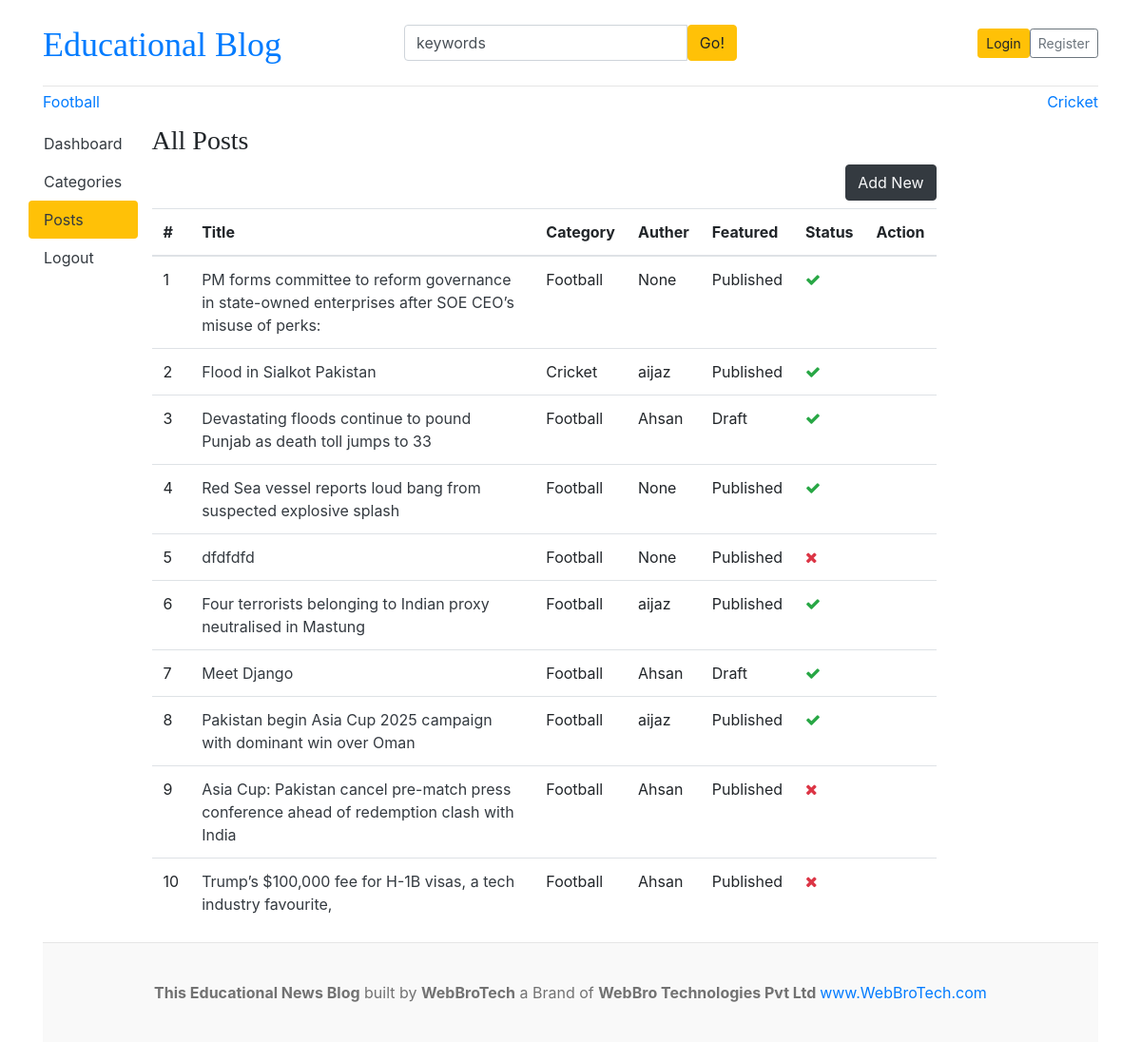
The app's page /dashboard/posts/, older data.
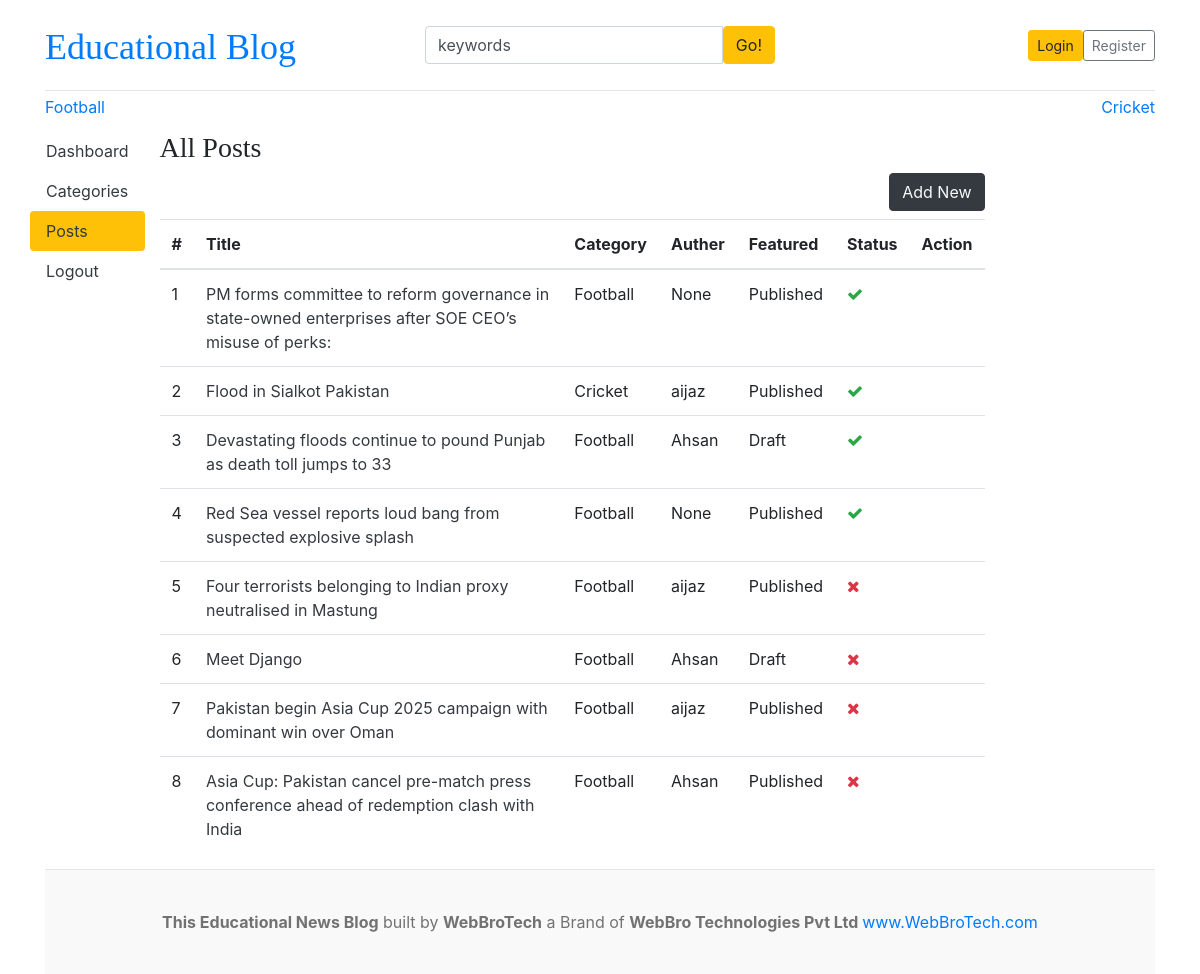
The same page, newer data.
### blogs/models.py (models this page shows, shortened)
class Category(models.Model):
    category_name = models.CharField(max_length=50, unique=True)
    created_at = models.DateTimeField(auto_now_add=True)
    updated_at = models.DateTimeField(auto_now=True)
    class Meta:
        verbose_name_plural = 'Categories'
    def __str__(self):
        return self.category_name

class Blog(models.Model):
    title = models.CharField(max_length=100)
    slug = models.SlugField(max_length=150, blank=True, unique=True)
    category = models.ForeignKey(Category, on_delete=models.CASCADE)
    auther = models.ForeignKey(User, on_delete=models.CASCADE , null=True)
    featured_image = models.ImageField(upload_to='uploads/%y/%m/%d')
    short_description = HTMLField()
    blog_body = HTMLField()
    status = models.CharField(max_length=20, choices = STATUS_CHOICES, default = "Draft")
    is_featured = models.BooleanField(default=False)
    created_at = models.DateTimeField(auto_now_add=True)
    updated_at = models. DateTimeField(auto_now=True)

### dashboards/views.py (the view)
# urls.py: path('posts/', views.posts, name='posts'),
def posts(request):
    posts = Blog.objects.all()
    context={
        'posts': posts
    }
    return render(request, 'dashboard/posts.html', context)

### blogs/context_processors.py (called while the page is built)
def get_categories(request):
    categories = Category.objects.all()
    return dict(categories=categories)

def get_social_links(request):
    social_links = SocialLinks.objects.all()
    return dict(social_links=social_links)

### templates/dashboard/posts.html (shortened to what this page needs)
{% extends 'base.html'%}
{% block content %}
<div class="row">
    {% include 'dashboard/sidebar.html' %}
    <div class="col-md-9">
      <h3>All Posts</h3>
      <a href="{% url 'add_post' %}" class="btn btn-dark text-light float-right mb-2"> Add New </a>
      <table class="table table-hover">
        <thead>
          <tr>
            <th>#</th>
            <th >Title</th>
            <th>Category</th>
            <th>Auther</th>
            <th>Featured</th>
            <th>Status</th>
            <th>Action</th>
          </tr>
        </thead>
        <tbody>
        {% for post in posts %}
          <tr>
            <td>{{ forloop.counter }}</td>
            <td><a href="{% url 'post_detail' post.slug %}" class="text-dark">{{ post.title }} </a></td>
            <td>{{ post.category }}</td>
            <td>{{ post.auther }}</td>
            <td>{{ post.status }}</td>
            <td>{% if post.is_featured %} <i class="fa fa-check text-success"> {% else %} <i class="fa fa-times text-danger"></i> {% endif %}</td>
            <td>
            </td>
        </tr>
        {% endfor %}
        </tbody>
      </table>
    </div>
  </div>
{% endblock %}

### templates/base.html (shortened to what this page needs)
{% load static %}
<!DOCTYPE html>
<html lang="en">
<head>
    <link href="https://getbootstrap.com/docs/4.0/dist/css/bootstrap.min.css" rel="stylesheet">
    <link href="{% static 'css/blog.css' %}" rel="stylesheet">
    <link rel="stylesheet" href="https://cdnjs.cloudflare.com/ajax/libs/font-awesome/4.7.0/css/font-awesome.min.css">
  </head>
<body>
    <div class="container">
      <header class="blog-header py-3">
        <div class="row flex-nowrap justify-content-between align-items-center">
          <div class="col-4 pt-1">
            <a class="blog-header-logo text-Blue font-size-h2" href="/">Educational Blog</a>
          </div>
          <div class="col-4">
            <form action=" {% url 'search'%}" method="GET">
              <div class="input-group">
                <input class="form-control" type="text" value="keywords" name="keyword" placeholder="Enter search term..." aria-label="Enter search term..." aria-describedby="button-search" />
                <button type = "submit" class="btn btn-warning" id="button-search" type="button">Go!</button>
            </div>
            </form>
          </div>
          <div class="col-4 d-flex justify-content-end align-items-center">
            {% if not user.is_authenticated %}
            <a class="btn btn-sm btn-warning" href="{% url 'login' %}">Login</a>
            <a class="btn btn-sm btn-outline-secondary" href="{% url 'register' %}">Register</a>
            {% else %}
            <span><a href="{% url 'dashboard' %}">Dashboard</a> </span>
            &nbsp; &nbsp;
            <span><a href="{% url 'logout' %}">Logout</a></span>
            {% endif %}
          </div>
        </div>
      </header>
      <div class="nav-scroller py-1 mb-2">
        <nav class="nav d-flex justify-content-between">
          {% for cat in categories %}
          <a class= text-font-weight-bold class="p-2 text-muted" href="{% url 'posts_by_category' cat.id %}">{{cat.category_name}}</a>
          {% endfor %}
        </nav>
      </div>
{% block content %}
{% endblock %}
<footer class="blog-footer">
    <p class="text-center"><b>This Educational News Blog</b> built by <b>WebBroTech</b> a Brand of <b>WebBro Technologies Pvt Ltd </b><a href="https://www.youtube.com/@WebBroTech">www.WebBroTech.com</a></p>
  </footer>
  </body>
  </html>

Row changes from the older to the newer data that the page shows:
removed Blog: title "dfdfdfd", category "Football", auther "None", status "Published", is_featured False (drawn)
removed Blog: title "Trump’s $100,000 fee for H-1B visas, a tech industry favourite,", category "Football", auther "Ahsan", status "Published", is_featured False (drawn)
changed Blog "Four terrorists belonging to Indian proxy neutralised in Mastung": is_featured True → False (drawn)
changed Blog "Meet Django": is_featured True → False (drawn)
changed Blog "Pakistan begin Asia Cup 2025 campaign with dominant win over Oman": is_featured True → False (drawn)
